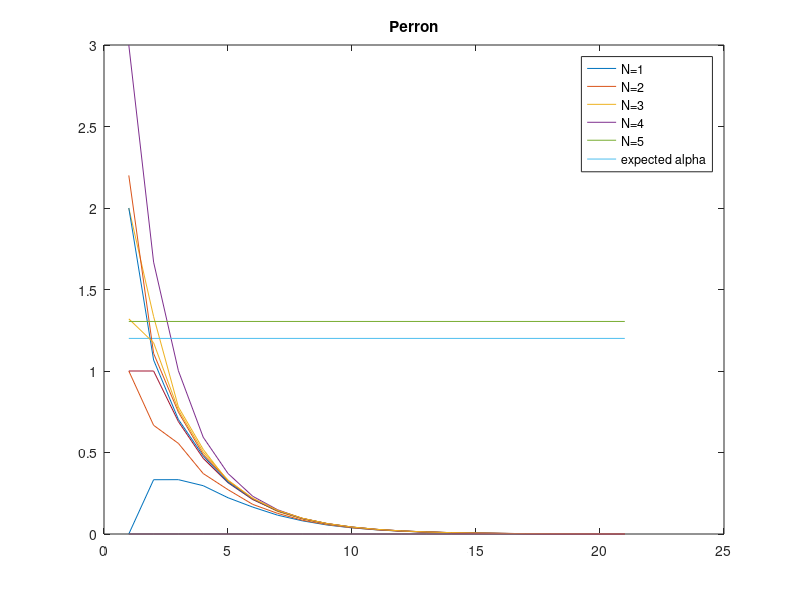

MATLAB code to generate this figure: (Note: this script raises an error after producing the figure.)
% Motors weigh 1kg
m_vec = [1, 1, 1, 1]
m = sum(m_vec)

% Motors are at these coordinates from center of mass
l = [
    sqrt(2)/2,      sqrt(2)/2,   0
    -sqrt(2)/2,     sqrt(2)/2,   0
    -sqrt(2)/2,     -sqrt(2)/2,   0
    sqrt(2)/2,      -sqrt(2)/2,   0
]'

% Inertial tensor of quadcopter is then
I_xx = 0;
I_yy = 0;
I_zz = 0;
for i=1:4
    I_xx = I_xx + (l(2,i)^2)*m_vec(i);
    I_yy = I_yy + (l(1,i)^2)*m_vec(i);
    I_zz = I_zz + (l(1,i)^2 + l(2,i)^2)*m_vec(i);
end
I_C = diag([I_xx,I_yy,I_zz])


M_RB = [
    m*eye(3)     zeros(3)
    zeros(3)            I_C
]

% PID parameters
PID_inner_max = 100
PID_outer_max = 10

% Gravity
g = 9.82
F_e_g = [0; 0; g]*m % m/s


%% Swarm dynamics
disp("------------------")

% Defining vertice vector V
%V = [1,2,3,4]
%V = 1:4 %W/o fix-agent
V = 1:5

%Starting x-values for drones in swarm
%x_0 = [0, 1, 2, 3]'
%x_0 = [0, 3, 2, 1,-1,-2,-3,-3]'
p_0 = [0, 1, 2, 3, 0
       1, 2, 2.2, 1.32, 0]' %Fix-agent

%Defining desired displacements p_d
p_d = [1,4,-2,7,0
       2,5,2,-2,0]'

%x_d = [1,4,-2,7,10,3,-4,6]'

%Desired fix-agent
fix = true;


R_min = 2; %Dist between drones in m

%Define edges using R_min distance between vertices
E = {};
for i = V
    for j = V
        if not(i == j) && norm(p_0(i,:) - p_0(j,:)) <= R_min
            E{end+1} = [i,j];
        end
    end
end
E

%Use found edges to find adjecency matrix
A = zeros(length(V));
if fix
for i = V
    if i == length(V) %Meaning this is the fix-agent
        A(i,j) = 0;
    else
        for j = V
            if j == length(V)
                A(i,j) = 1;
            end
            for val = E
                if isequal(val, {[i,j]})
                    A(i,j) = 1;
                    break
                end
            end
        end
    end
end
else
for i = V
    for j = V
        for val = E
            if isequal(val, {[i,j]})
                A(i,j) = 1;
                break
            end
        end
    end
end
end

A

% Defining neighbors N
N = {};
for i = V
    N(i) = {find(not(A(i,:)==0))};
end
N

% Defining graph G
G = {V,E}

% Defining degree matrix D
D = zeros(length(V));
for i = V
    for j = V
        if not(i==j)
            D(i,i) = D(i,i) + A(i,j);
        end
    end
end
D

% Defnining graph Laplacian L
L = D-A

% check row-sum is equal to zero
rowSums = sum(L,2)

% Define eigenvector of *1* v
v = ones(length(L),1)

% Test result of L*v=lambda*v, which should then give zero
shouldBeZero = L*v

% Test result of L*v=lambda*v, which should also then give zero
shouldBeZero = v'*L

% Then Perron can be defined
delta = max(diag(D))
str = "Epsilon can be (" + 0 + "," + 1/delta + "]";
disp(str)
epsilon = 1/delta*0.999 % This value should be (0,delta^-1)
%epsilon = 0.1
P = eye(length(L)) - epsilon*L
% Alternative Perron definition
%P = ((eye(length(D))+D)^-1) * (eye(length(A)) + A)

% Check Perron matrix is defined correctly
disp("A correct Perron matrix should give 1 when multiplied by egeinvector with ones")
P*ones(length(L),1)

% check row-sum is equal to one
rowSums = sum(P,2)

% check col-sum is equal to one
colSums = sum(P,1)

disp("Eigenvalues(d) and eigenvectors(v) of L")
[v_L,d_L] = eig(L)
disp("Eigenvalues(d) and eigenvectors(v) of P")
[v_P,d_P] = eig(P)
suppused_eigenvalues_for_P = 1-epsilon*diag(d_L)

suppused_eigenvalues_for_P = 1-diag(D)/delta

% Testing convergence

% Expected Decision (balanced)
alpha_expected = sum(p_0,1)/length(p_0)

figure
p = p_0;
x_hist = [p(:,1)];
y_hist = [p(:,2)];
loops = 20;
for t=1:loops
    p = P*(p);
    x_hist = [x_hist,p(:,1)];
    y_hist = [y_hist,p(:,2)];
end
plot(1:length(x_hist),x_hist',[1,loops+1],[alpha_expected(1),alpha_expected(1)])
hold on
plot(1:length(y_hist),y_hist',[1,loops+1],[alpha_expected(2),alpha_expected(2)])
legends = cellstr(num2str(V', 'N=%-d'));
legends{end+1} = "expected alpha";
legend(legends)
title("Perron")

expected_distances = zeros(length(x_d));
for i=1:length(x_d)
    for j=1:length(x_d)
        expected_distances(i,j) = x_d(i) - x_d(j);
    end
end
expected_distances

final_distances_P = zeros(length(x));
for i=1:length(x)
    for j=1:length(x)
        final_distances_P(i,j) = x(i) - x(j);
    end
end
final_distances_P

figure
x = x_0(:,1);
x_hist = [x];
loops = 1000;
delta_time = epsilon;
for t=1:loops
    x_dot = -L*(x);
    x = x + x_dot * delta_time;
    x_hist = [x_hist,x];
end
plot(1:length(x_hist),x_hist')
legends = cellstr(num2str(V', 'N=%-d'));
legend(legends);
title("Laplacian")

final_distances_L = zeros(length(x));
for i=1:length(x)
    for j=1:length(x)
        final_distances_L(i,j) = x(i) - x(j);
    end
end
final_distances_L

figure
x = x_0(:,1);
x_hist = [x];
loops = 1000;
for t=1:loops
    x_dot = -L*(x-x_d);
    x = x + x_dot * delta_time;
    x_hist = [x_hist,x];
end
plot(1:length(x_hist),x_hist')
legends = cellstr(num2str(V', 'N=%-d'));
legend(legends)
title("Laplacian with x_d")

final_distances_L_w_desired_values = zeros(length(x));
for i=1:length(x)
    for j=1:length(x)
        final_distances_L_w_desired_values(i,j) = x(i) - x(j);
    end
end
final_distances_L_w_desired_values

%%
% Compare simulink output with matlab output

expected_distances

final_distances_L_w_desired_values

sim_lastx = simout_x(end,:)';
sim_distances = zeros(length(x));
for i=1:length(x)
    for j=1:length(x)
        sim_distances(i,j) = sim_lastx(i) - sim_lastx(j);
    end
end
sim_distances

%Is the fix-agent actually fixed? (yes)
max(simout_x(:,end)) == min(simout_x(:,end)) 
